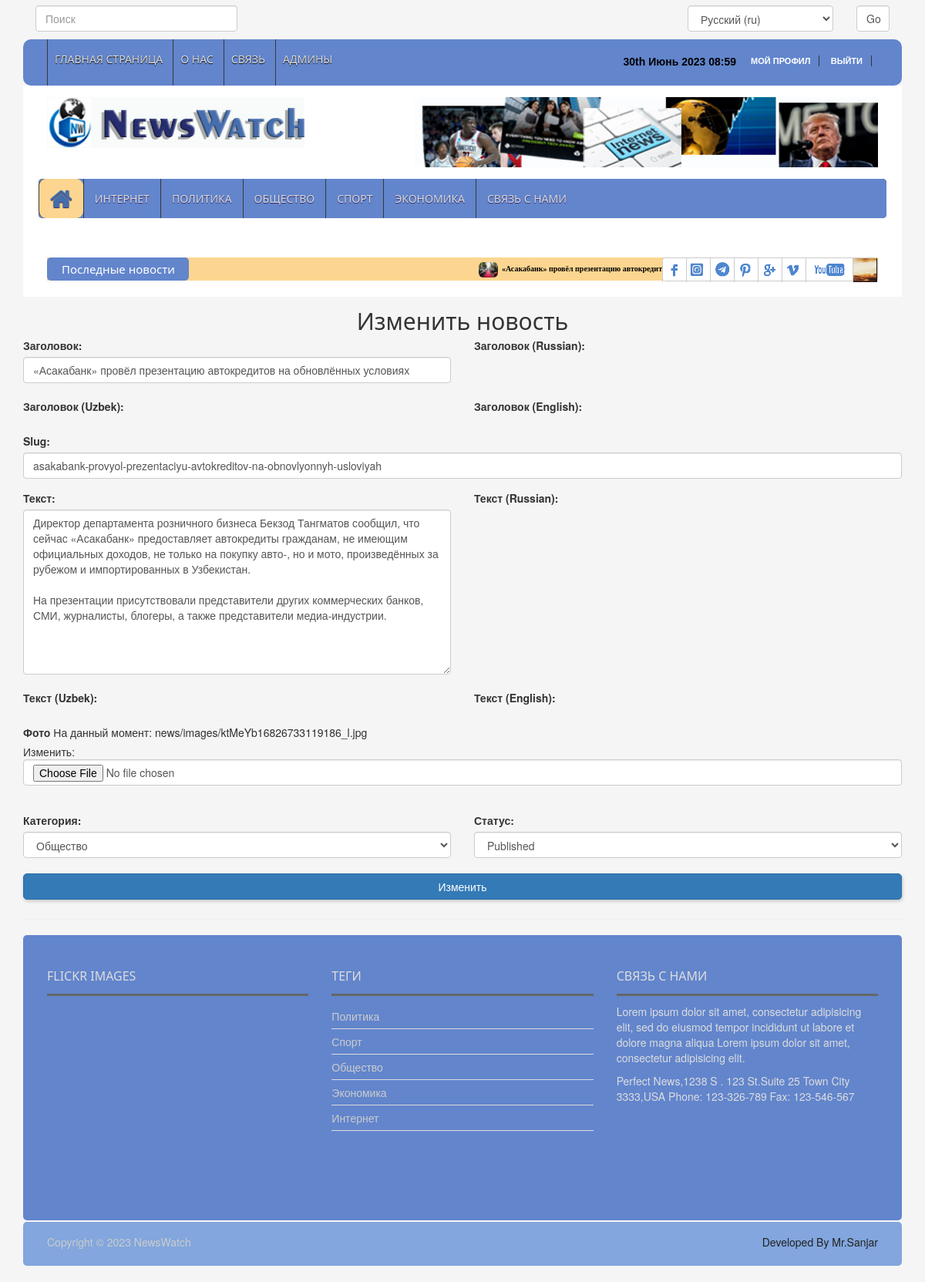
Screenshot of /ru/news/asakabank-provyol-prezentaciyu-avtokreditov-na-obnovlyonnyh-usloviyah/edit/ (signed in) with the database file from the repository.
### news_app/models.py (models this page shows, shortened)
class News(models.Model):
    class Status(models.TextChoices):
        Draft = "DF", "Draft"
        Published = "PB", "Published"
    title = models.CharField(max_length=200)
    slug = models.SlugField(max_length=200)
    body = models.TextField()
    image = models.ImageField(upload_to="news/images")
    category = models.ForeignKey(Category,
                                 on_delete=models.CASCADE)
    publish_time = models.DateTimeField(default=timezone.now)
    created_time = models.DateTimeField(auto_now_add=True)
    updated_time = models.DateTimeField(auto_now=True)
    status = models.CharField(max_length=2, choices=Status.choices,
                              default=Status.Draft)
    objects = models.Manager()
    published = PublishedManager()
    class Meta:
        ordering = ["-publish_time"]

class Category(models.Model):
    name = models.CharField(max_length=100)
    def __str__(self):
        return self.name

### news_app/views.py (the view)
# urls.py: path('news/<slug>/edit/', NewsUpdateView.as_view(), name='news_update'),
class NewsUpdateView(OnlyLoggedSuperUser, UpdateView):
    model = News
    form_class = NewsForm
    template_name = 'crud/news_edit.html'

### news_app/forms.py
class NewsForm(forms.ModelForm):
    class Meta:
        model = News
        fields = ('title', 'title_ru', 'title_uz', 'title_en', 'slug', 'body', 'body_uz', 'body_en',
                  'body_ru', 'image', 'category', 'status')
        widgets = {
            'title': forms.TextInput(attrs={'class': 'form-control'}),
            'title_ru': forms.TextInput(attrs={'class': 'form-control'}),
            'title_uz': forms.TextInput(attrs={'class': 'form-control'}),
            'title_en': forms.TextInput(attrs={'class': 'form-control'}),
            'slug': forms.TextInput(attrs={'class': 'form-control'}),
            'body': forms.Textarea(attrs={'class': 'form-control'}),
            'body_uz': forms.Textarea(attrs={'class': 'form-control'}),
            'body_en': forms.Textarea(attrs={'class': 'form-control'}),
            'body_ru': forms.Textarea(attrs={'class': 'form-control'}),
            'image': forms.ClearableFileInput(attrs={'class': 'form-control'}),
            'category': forms.Select(attrs={'class': 'form-control'}),
            'status': forms.Select(attrs={'class': 'form-control'}),
        }

### news_app/context_processor.py (called while the page is built)
def latest_news(request):
    latest_news = News.published.all().order_by('-publish_time')[:10]
    categories = Category.objects.all()
    context = {
        'latest_news': latest_news,
        'categories': categories
    }
    return context

### news_app/models.py (called while the page is built)
    def get_queryset(self):
        return super().get_queryset().filter(status=News.Status.Published)

### news_project/custom_permissions.py (called while the page is built)
    def test_func(self):
        return self.request.user.is_superuser

### templates/crud/news_edit.html (shortened to what this page needs)
{% extends 'news/base.html' %}
{% load static %}
{% load i18n %}
{% block content %}
    <div class="container">
        <h2 class="text-center">{% blocktrans %}Изменить новость{% endblocktrans %}</h2>
        <form method="post" enctype="multipart/form-data">
            <div class="row">
                <div class="col-md-6">
                        <label for="{{ form.title.id_for_label }}">{% blocktrans %}Заголовок{% endblocktrans %}:</label>
                        {{ form.title }}
                </div>
                <div class="col-md-6">
                        <label for="{{ form.title_ru.id_for_label }}">{% blocktrans %}Заголовок{% endblocktrans %} (Russian):</label>
                </div>
            </div><br>
            <div class="row">
                <div class="col-md-6">
                    <label for="{{ form.title_uz.id_for_label }}">{% blocktrans %}Заголовок{% endblocktrans %} (Uzbek):</label>
                </div>
                <div class="col-md-6">
                    <label for="{{ form.title_en.id_for_label }}">{% blocktrans %}Заголовок{% endblocktrans %} (English):</label>
                </div>
            </div><br>
            <div class="form-group">
                <label for="{{ form.slug.id_for_label }}">{% blocktrans %}Slug{% endblocktrans %}:</label>
                {{ form.slug }}
            </div>
            <div class="row">
                <div class="col-md-6">
                    <label for="{{ form.body.id_for_label }}">{% blocktrans %}Текст{% endblocktrans %}:</label>
                    {{ form.body }}
                </div>
                <div class="col-md-6">
                    <label for="{{ form.body_ru.id_for_label }}">{% blocktrans %}Текст{% endblocktrans %} (Russian):</label>
                </div>
            </div><br>
            <div class="row">
                <div class="col-md-6">
                    <label for="{{ form.body_uz.id_for_label }}">{% blocktrans %}Текст{% endblocktrans %} (Uzbek):</label>
                </div>
                <div class="col-md-6">
                    <label for="{{ form.body_en.id_for_label }}">{% blocktrans %}Текст{% endblocktrans %} (English):</label>
                </div>
            </div><br>
            <div class="form-group">
                <label for="{{ form.image.id_for_label }}">{% blocktrans %}Фото{% endblocktrans %}</label>
                {{ form.image }}
            </div>
            <div class="row"><br>
                <div class="col-md-6">
                    <label for="{{ form.category.id_for_label }}">{% blocktrans %}Категория:{% endblocktrans %}</label>
                    {{ form.category }}
                </div>
                <div class="col-md-6">
                    <label for="{{ form.status.id_for_label }}">{% blocktrans %}Статус:{% endblocktrans %}</label>
                    {{ form.status }}
                </div>
            </div><br>
            <button style="width: 100%" type="submit" class="btn btn-primary btn-shadow">{% blocktrans %}Изменить{% endblocktrans %}</button><hr>
        </form>
    </div>
{% endblock content %}

### templates/news/base.html (shortened to what this page needs)
{% load static %}
{% load i18n %}
<!DOCTYPE html>
<html lang="en">
<head>
    <link rel="stylesheet" type="text/css" href="{% static 'css/bootstrap.min.css' %}">
    <link rel="stylesheet" type="text/css" href="{% static 'css/font-awesome.min.css' %}">
    <link rel="stylesheet" type="text/css" href="{% static 'css/animate.css' %}">
    <link rel="stylesheet" type="text/css" href="{% static 'css/font.css' %}">
    <link rel="stylesheet" type="text/css" href="{% static 'css/li-scroller.css' %}">
    <link rel="stylesheet" type="text/css" href="{% static 'css/slick.css' %}">
    <link rel="stylesheet" type="text/css" href="{% static 'css/jquery.fancybox.css' %}">
    <link rel="stylesheet" type="text/css" href="{% static 'css/theme.css' %}">
    <link rel="stylesheet" type="text/css" href="{% static 'css/style.css' %}">
</head>
<body>
    <div class="container">
      <header id="header">
      <div class=" row" style="margin-bottom: 10px;">
            <div class="header_top" style="background-color: #f5f5f5">
                <div class="col-lg-3 col-md-3 col-sm-6 col-xs-6" style="padding-left: 0px">
                    <form method="get" action="{% url 'search_results' %}">
                                <input  type="search" name="q" placeholder="{% blocktrans %}Поиск{% endblocktrans %}" class="form-control" >
                            </form>
                </div>
                <div class="col-lg-3 col-md-3"></div>
                <div class="col-lg-3 col-md-3"></div>
                <div class="col-lg-3 col-md-3 col-sm-6 col-xs-6" style="padding-right: 0px">
                    <form action="{% url 'set_language' %}" method="post">{% csrf_token %}
                        <div class="row">
                            <div class="col-lg-9 col-md-8 col-sm-8 col-xs-8">
                                <select class="form-control" name="language">
                                    {% get_current_language as LANGUAGE_CODE %}
                                    {% get_available_languages as LANGUAGES %}
                                    {% get_language_info_list for LANGUAGES as languages %}
                                    {% for language in languages %}
                                        <option value="{{ language.code }}"{% if language.code == LANGUAGE_CODE %} selected{% endif %}>
                                            {{ language.name_local }} ({{ language.code }})
                                        </option>
                                    {% endfor %}
                                </select>
                            </div>
                            <div class="col-lg-3 col-md-4 col-sm-4 col-xs-4">
                                <input class="form-control" type="submit" value="Go" >
                            </div>
                        </div>
                    </form>
                </div>
            </div>
        </div>
<div class="row">
  <div class="col-lg-12 col-md-12 col-sm-12">
    <div class="header_top">
      <div class="header_top_left">
        <ul class="top_nav">
          <li><a href="{% url 'home_page' %}">{% blocktrans %}Главная страница{% endblocktrans %}</a></li>
          <li><a id="about" href="#">О нас</a></li>
          <li><a href="{% url 'contact_page' %}">{% blocktrans %}Связь{% endblocktrans %}</a></li>
          {% if user.is_authenticated and user.is_superuser %}
            <li><a href="{% url 'admin_page' %}">{% blocktrans %}Админы{% endblocktrans %}</a></li>
          {% endif %}
        </ul>
              </div>
              <div class="header_top_right">
              {% if request.user.is_authenticated %}
                  <p class="my_profile">
                      <a href="{% url 'user_profile'%}" >{% blocktrans %}Мой профил{% endblocktrans %} </a>
                      <a href="{% url 'logout'%}">{% blocktrans %}Выйти{% endblocktrans %}</a>
                  </p>
              {% else %}
                  <p><a href="{% url 'login'%}" style="color: greenyellow; font-size: 14px ">{% blocktrans %}Войти в сайт{% endblocktrans %}</a></p>
              {% endif %}
              <p style="color: black; font-size: 14px">{% now "jS F Y H:i" %}</p>
              </div>
            </div>
          </div>
          <div class="col-lg-12 col-md-12 col-sm-12">
            <div class="header_bottom">
              <div class="logo_area"><a href="{% url 'home_page' %}" class="logo"><img src="{% static 'images/logo.jpg' %}" alt=""></a></div>
              <div class="add_banner"><a href="#"><img src="{% static 'images/addbanner_728x90_V1.jpg' %}" alt="addbaner"></a></div>
            </div>
          </div>
        </div>
      </header>
      <section id="navArea">
        <nav class="navbar navbar-inverse" role="navigation">
          <div class="row" style="background-color: #6285cc; margin: 0; border-radius: 5px">
             <div id="navbar" class="navbar-collapse collapse">
                    <ul class="nav navbar-nav main_nav">
                        <li class="active" ><a href="{% url 'home_page' %}"><span class="fa fa-home desktop-home"></span>
                            <span class="mobile-show">Главная страница</span></a></li>
                        <li><a href="{% url 'internet_news_page' %}">{% blocktrans %}Интернет{% endblocktrans %}</a></li>
                        <li><a href="{% url 'politic_news_page' %}">{% blocktrans %}Политика{% endblocktrans %}</a></li>
                        <li><a href="{% url 'local_news_page' %}">{% blocktrans %}Общество{% endblocktrans %}</a></li>
                        <li><a href="{% url 'sport_news_page' %}">{% blocktrans %}Спорт{% endblocktrans %}</a></li>
                        <li><a href="{% url 'economic_news_page' %}">{% blocktrans %}Экономика{% endblocktrans %}</a></li>
                        <li><a href="{% url 'contact_page' %}">{% blocktrans %}Связь с нами{% endblocktrans %}</a></li>
                    </ul>
                </div>
          </div>
        </nav>
      </section>
      <section id="newsSection">
        <div class="row">
          <div class="col-lg-12 col-md-12">
            <div class="latest_newsarea"> <span>{% blocktrans %}Последные новости{% endblocktrans %}</span>
              <ul id="ticker01" class="news_sticker list-group">
                  {% for news in latest_news %}
                    <li class="list-item"><a style="color: black" href="{% url 'news_detail_page' news.slug %}"><img class="img-rounded" src="{{ news.image.url }}" alt="">{{ news.title }}</a></li>
                  {% endfor %}
              </ul>
              <div class="social_area">
                <ul class="social_nav list-group">
                  <li class="facebook"><a href="https://www.facebook.com/sanjar.utkirovich?mibextid=ZbWKwL" target="_blank"></a></li>
                  <li class="twitter"><a href="https://www.instagram.com/__maxmudov/?fbclid=IwAR1j34PBpgmZa_ILZe4x4HN6QAI4V1A8puBlIlBeM-Vn23fjLdzUaa776_Q" target="_blank"></a></li>
                  <li class="flickr"><a href="https://t.me/cocksure" target="_blank"></a></li>
                  <li class="pinterest"><a href="https://www.pinterest.com/" target="_blank"></a></li>
                  <li class="googleplus"><a href="#"></a></li>
                  <li class="vimeo"><a href="#"></a></li>
                  <li class="youtube"><a href="#"></a></li>
                  <li class="mail"><a href="#"></a></li>
                </ul>
              </div>
            </div>
          </div>
        </div>
      </section>
    </div>
    {% block content %}
    {% endblock content %}
<div class="container">
    <footer id="footer">
        <div class="footer_top">
          <div class="row">
            <div class="col-lg-4 col-md-4 col-sm-4">
              <div class="footer_widget wow fadeInLeftBig">
                <h2>Flickr Images</h2>
              </div>
            </div>
            <div class="col-lg-4 col-md-4 col-sm-4">
              <div class="footer_widget wow fadeInDown">
                <h2>Теги</h2>
                <ul class="tag_nav">
                    {% for category in categories %}
                  <li><a href="#">{{ category.name }}</a></li>
                    {% endfor %}
                </ul>
              </div>
            </div>
            <div class="col-lg-4 col-md-4 col-sm-4">
              <div class="footer_widget wow fadeInRightBig">
                <h2>Связь с нами</h2>
                <p>Lorem ipsum dolor sit amet, consectetur adipisicing elit, sed do eiusmod tempor incididunt ut labore et dolore magna aliqua Lorem ipsum dolor sit amet, consectetur adipisicing elit.</p>
                <address>
                Perfect News,1238 S . 123 St.Suite 25 Town City 3333,USA Phone: 123-326-789 Fax: 123-546-567
                </address>
              </div>
            </div>
          </div>
        </div>
<div class="footer_bottom">
  <p class="copyright">Copyright &copy; 2023 <a href="{% url 'home_page' %}">NewsWatch</a></p>
  <p class="developer">Developed By Mr.Sanjar</p>
</div>
</footer>
</div>
</body>
</html>

### static/css/li-scroller.css (style rules this page uses)
ul.newsticker { position:relative; left:750px; font:bold 10px Verdana; list-style-type:none; margin:0; padding:0 }
ul.newsticker li { float:left; margin:0; padding:0 }
ul.newsticker a { white-space:nowrap; padding:0; color:#fff; margin:0 50px 0 0 }
ul.newsticker a > img { height:20px; margin-right:5px; width:25px }

### static/css/theme.css (style rules this page uses)
.latest_newsarea span { background:none repeat scroll 0 0 }

### rows the page displays
News: image (picture), title "«Асакабанк» провёл презентацию автокредитов на обновлённых условиях", slug "asakabank-provyol-prezentaciyu-avtokreditov-na-obnovlyonnyh-usloviyah", body "Директор департамента розничного бизнеса Бекзод Тангматов сообщил, что сейчас «Асакабанк» предоставляет автокредиты гражданам, не имеющим официальных доходов, не только на покупку авто-, но и мото, произведённых за рубежом и импортированных в Узбекистан. На презентации присутствовали представители других коммерческих банков, СМИ, журналисты, блогеры, а также представители медиа-индустрии.", category "Общество", status "Published"
Category: name "Политика"
Category: name "Спорт"
Category: name "Общество"
Category: name "Экономика"
Category: name "Интернет"

### other values shown
form field language "Русский (ru)"
